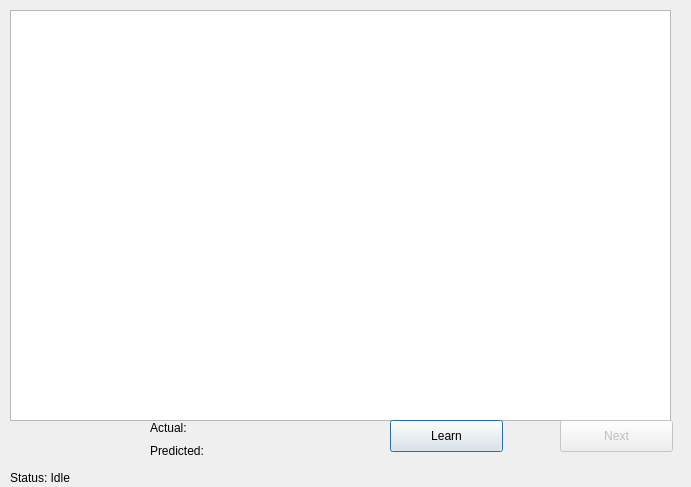
<?xml version="1.0" encoding="UTF-8"?>
<ui version="4.0">
 <class>PredictionDialog</class>
 <widget class="QDialog" name="PredictionDialog">
  <property name="geometry">
   <rect>
    <x>0</x>
    <y>0</y>
    <width>691</width>
    <height>487</height>
   </rect>
  </property>
  <property name="windowTitle">
   <string>Venkat Machine Learning</string>
  </property>
  <widget class="QGraphicsView" name="imageView">
   <property name="geometry">
    <rect>
     <x>10</x>
     <y>10</y>
     <width>661</width>
     <height>411</height>
    </rect>
   </property>
  </widget>
  <widget class="QPushButton" name="pushButton">
   <property name="geometry">
    <rect>
     <x>390</x>
     <y>420</y>
     <width>113</width>
     <height>32</height>
    </rect>
   </property>
   <property name="text">
    <string>Learn</string>
   </property>
  </widget>
  <widget class="QPushButton" name="nextButton">
   <property name="enabled">
    <bool>false</bool>
   </property>
   <property name="geometry">
    <rect>
     <x>560</x>
     <y>420</y>
     <width>113</width>
     <height>32</height>
    </rect>
   </property>
   <property name="text">
    <string>Next</string>
   </property>
  </widget>
  <widget class="QLabel" name="statusLabel">
   <property name="geometry">
    <rect>
     <x>10</x>
     <y>470</y>
     <width>671</width>
     <height>16</height>
    </rect>
   </property>
   <property name="text">
    <string>Status: Idle</string>
   </property>
  </widget>
  <widget class="QLabel" name="actualLabel">
   <property name="geometry">
    <rect>
     <x>150</x>
     <y>420</y>
     <width>60</width>
     <height>16</height>
    </rect>
   </property>
   <property name="text">
    <string>Actual:</string>
   </property>
  </widget>
  <widget class="QLabel" name="predictedLabel">
   <property name="geometry">
    <rect>
     <x>150</x>
     <y>440</y>
     <width>241</width>
     <height>21</height>
    </rect>
   </property>
   <property name="text">
    <string>Predicted:</string>
   </property>
  </widget>
 </widget>
 <resources/>
 <connections/>
</ui>
